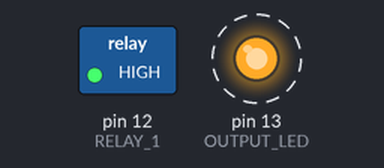
Simulated run of this sketch. Board: Arduino Uno, built with avr-gcc and run on an emulated ATmega328P. Parts: switched loads named in the sketch (green lamp = pin HIGH), output pins drawn as LEDs (lit = HIGH). Dashed ring = blinking.

Above: at 0.5 s.
Timing chart, 0 to 4.6 s (numbered marks = the images above):
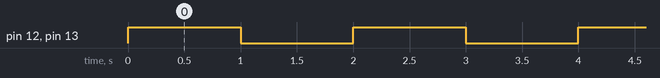

The sketch:

Sonoff_Touch_Led_Blink.ino
```cpp
/*
 * Simple test program for Sonoff Touch (1 chennel).
 * Will blink the status led and the Relay Will be changing its
 * status at the same frequency
*/

const byte OUTPUT_LED = 13;
const byte RELAY_1 = 12;

void setup() {
    pinMode(OUTPUT_LED, OUTPUT);
    pinMode(RELAY_1, OUTPUT);
}

void loop() {
  digitalWrite(OUTPUT_LED, HIGH);   // turn the LED on (HIGH is the voltage level)
  digitalWrite(RELAY_1, HIGH);
  delay(1000);                       // wait for a second
  digitalWrite(OUTPUT_LED, LOW);    // turn the LED off by making the voltage LOW
  digitalWrite(RELAY_1, LOW);
  delay(1000);                       // wait for a second
}
```

Measured:
- by itself, pin 12 (RELAY_1), pin 13 (OUTPUT_LED): alternates HIGH for 1.0 s and LOW for 1.0 s
